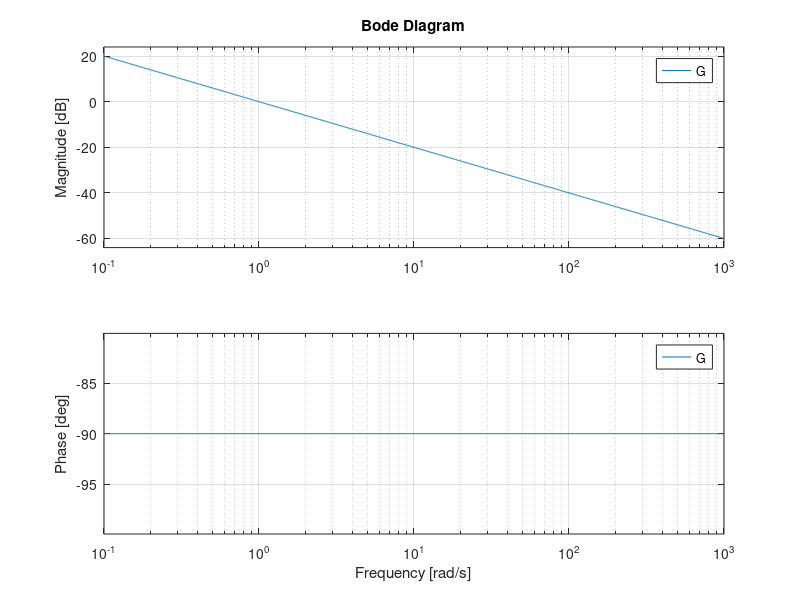
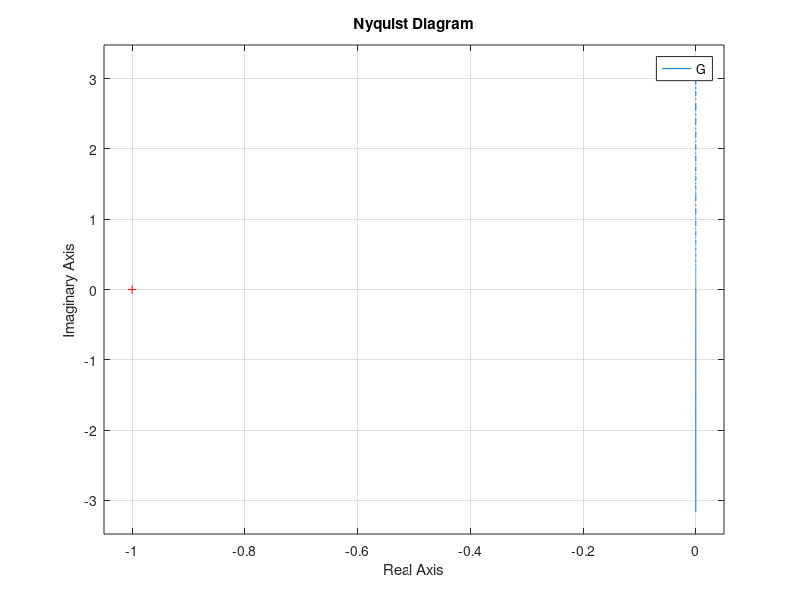

Reproduce these figures in MATLAB, in order. (Note: this script raises an error after producing the figures.)
%nyquist daigram
clc
clear all
close all

s=tf('s');

figure
G=(1/s);
bode(G);
grid on
figure
nyquist(G);
allmargin(G)
grid on;

% figure
% G=(1/(s+2));
% bode(G);
% figure
% nyquist(G);
% allmargin(G)
% grid on;
% 
% figure
% G=(1/((s+1)*(s+2)));
% bode(G);
% figure
% nyquist(G);
% allmargin(G)
% grid on;
% 
% figure
% G=(100/(s*s+2*s+10));
% bode(G);
% figure
% nyquist(G);
% allmargin(G)
% grid on;
% 
% figure
% G=(1/(s*(s+1)*(s+2)));
% bode(G);
% figure
% nyquist(G);
% allmargin(G)
% grid on;
% 
% figure
% G=((s+3)/(s*(s+1)*(s+2)));
% bode(G);
% figure
% nyquist(G);
% allmargin(G)
% grid on;
% 
% figure
% G=(100/(s*(s+2)*(s*s+4)));
% bode(G);
% figure
% nyquist(G);
% allmargin(G)
% grid on;
% 
% 
% figure
% G=(10/(s*s*(s+2)));
% bode(G);
% figure
% nyquist(G);
% allmargin(G)
% grid on;
% 
% 
% figure
% G=(10*(s-1)/(s*(s+2)));
% bode(G);
% figure
% nyquist(G);
% allmargin(G)
% grid on;
% 
% 
% figure
% G=(68/(s*(s+2)*(s*s+2*s+17)));
% bode(G);
% figure
% nyquist(G);
% allmargin(G)
% grid on;